Frame 1 (no input): blank canvas, image omitted
Frame 60 (no input): blank canvas, image omitted
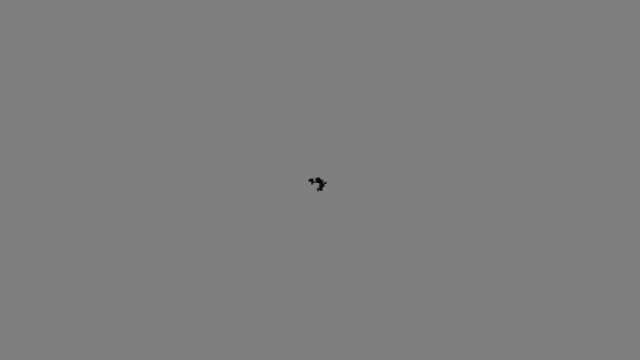
Frame 120 (the mouse pressed at the canvas centre since frame 60)

The p5.js sketch whose frames 1 and 60 were blank and that drew this single picture after the mouse press (run headless with seeded random() and noise() and a simulated clock; from frame 60 on, the mouse is pressed at the canvas centre):

// p5.js sketch
// ── sketch.js
let walker;
let walker0;

function setup() {
  createCanvas(640,360);
  walker = new Walker();
  walker0 = new Walker();
  background(127);
}

function draw() {
  walker.step();
  walker.render();
  walker0.step();
  walker0.render();
}

class Walker {
  constructor(){
    this.x = width/2;
    this.y = height/2;
  }

  render() {
    stroke(0);
    point(this.x,this.y);
  }

  step() {
    var choice = floor(random(4));
    if (choice === 0) {
      this.x++;
    } else if (choice == 1) {
      this.x--;
    } else if (choice == 2) {
      this.y++;
    } else {
      this.y--;
    }
    this.x = constrain(this.x,0,width-1);
    this.y = constrain(this.y,0,height-1);
  }
}
